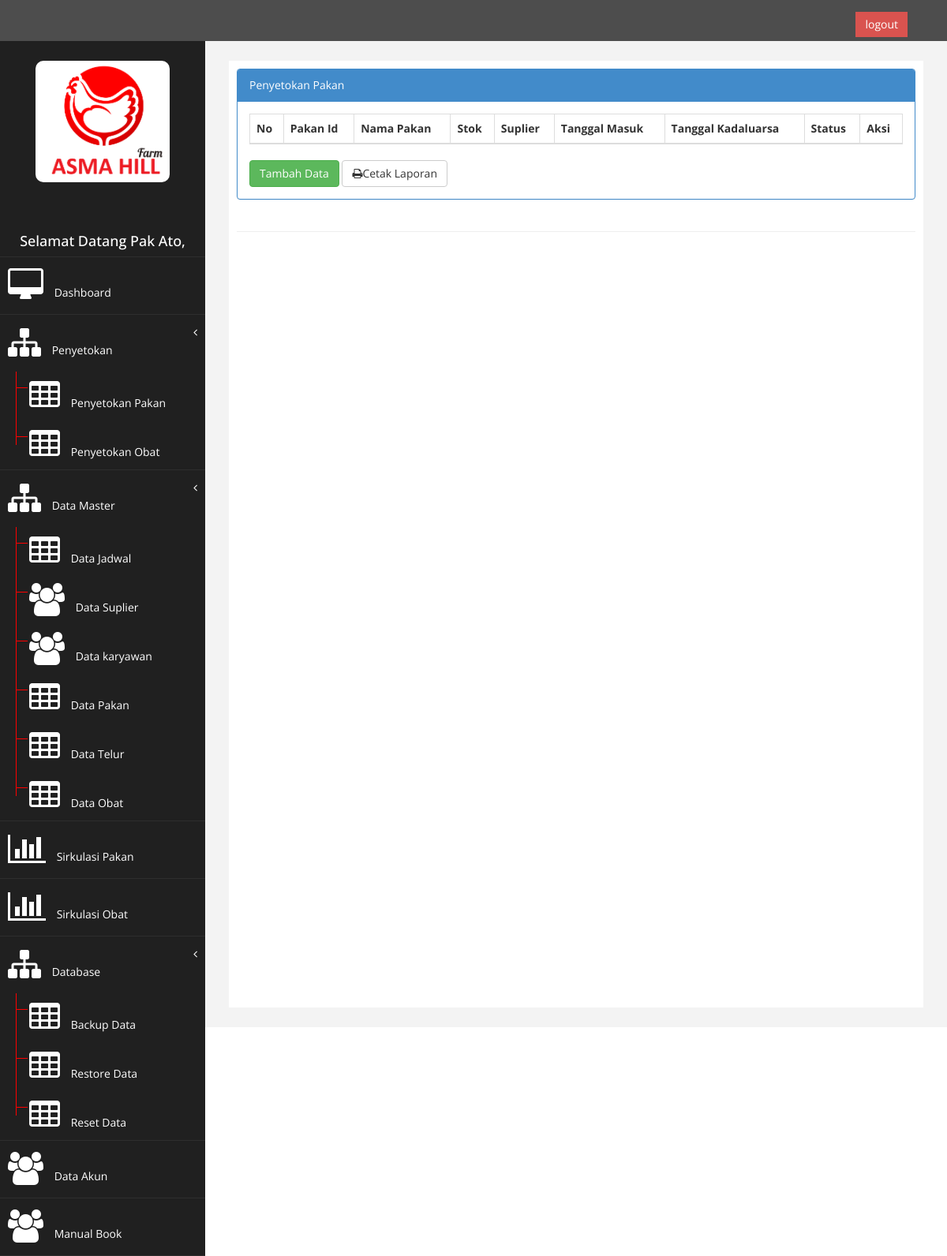
The app's page /index.php?page=view_stok_pakan (signed in), older data.
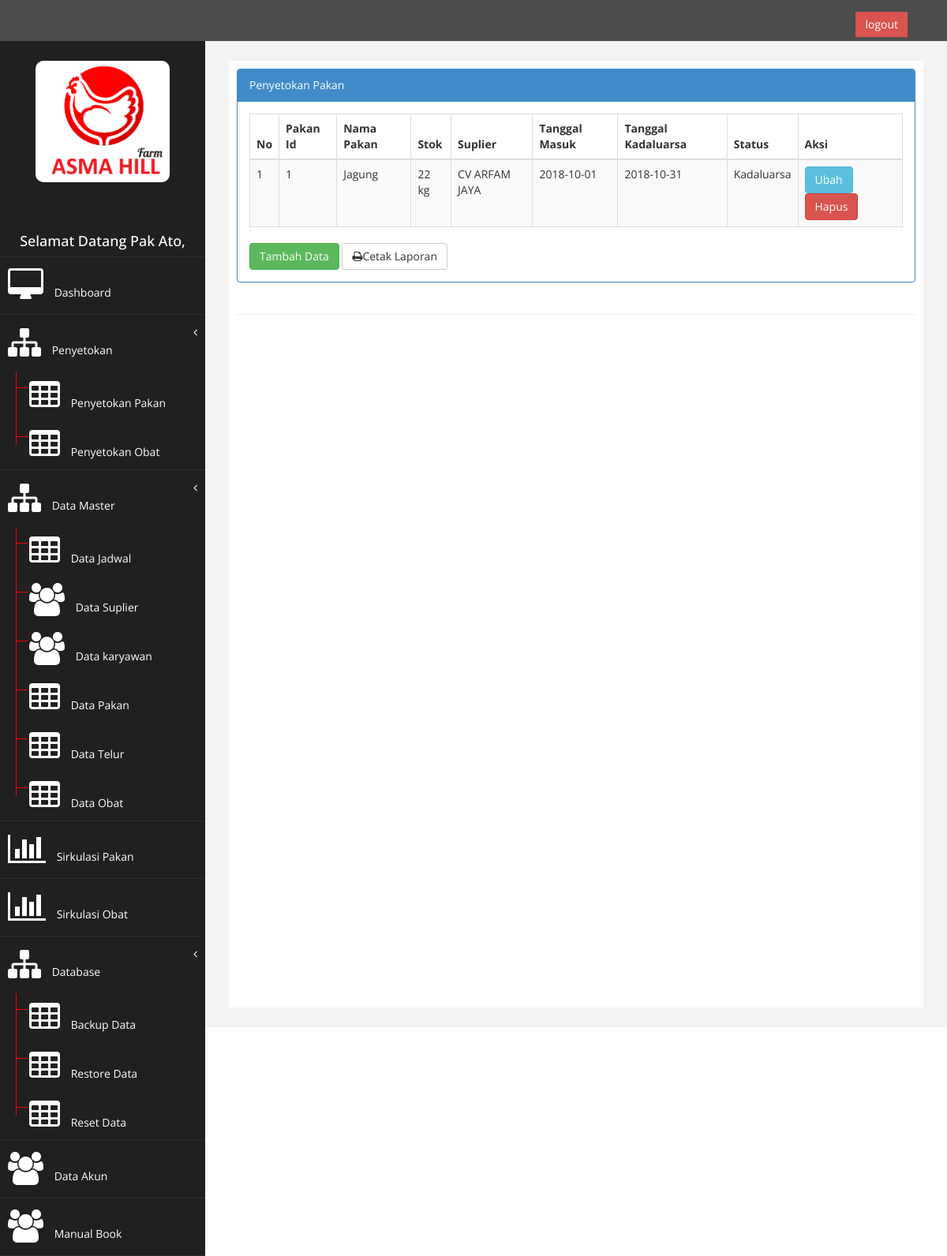
The same page, newer data.
### tables this page shows
CREATE TABLE `stok_pakan` (
  `pakan_id` int(9) NOT NULL AUTO_INCREMENT,
  `nama_pakan` varchar(25) NOT NULL,
  `stok` int(11) NOT NULL,
  `id_suplier` int(5) NOT NULL,
  `id_kategori` int(11) NOT NULL,
  `tgl_masuk` date NOT NULL,
  `tgl_kadaluarsa` date NOT NULL,
  PRIMARY KEY (`pakan_id`)
);

CREATE TABLE `tb_suplier` (
  `id_suplier` int(5) NOT NULL AUTO_INCREMENT,
  `nama_suplier` varchar(250) NOT NULL,
  `alamat_suplier` varchar(250) NOT NULL,
  `tlp_suplier` varchar(12) NOT NULL,
  PRIMARY KEY (`id_suplier`)
);

### page/stok_pakan/stok_pakan.php (the view, shortened to what this page needs)
<div class="row">
                <div class="col-md-12">
                    <div class="panel panel-primary">
                        <div class="panel-heading">
                             Penyetokan Pakan
                        </div>
                        <div class="panel-body">
                            <div class="table-responsive">
                                <table class="table table-striped table-bordered table-hover" id="dataTables-example">
                                    <thead>
                                        <tr>
                                            <th>No</th>
                                            <th>Pakan Id</th>
                                            <th>Nama Pakan</th>
                                            <th>Stok</th>
                                            <th>Suplier</th>
                                            <th>Tanggal Masuk</th>
                                            <th>Tanggal Kadaluarsa</th>
                                            <th>Status</th>
                                            <th>Aksi</th>
                                        </tr>
                                    </thead>
                                    <tbody>
                                    <?php error_reporting(E_ALL ^ E_NOTICE);
                                    $no = 1;
                                    $sql = $koneksi->query("select stok_pakan.pakan_id,stok_pakan.nama_pakan, stok_pakan.stok, stok_pakan.id_suplier, stok_pakan.tgl_masuk, stok_pakan.tgl_kadaluarsa, tb_suplier.nama_suplier,IF(DATEDIFF(NOW(),tgl_kadaluarsa)>0,'Kadaluarsa','Belum Kadaluarsa') AS kadaluarsa from stok_pakan INNER JOIN tb_suplier ON stok_pakan.id_suplier=tb_suplier.id_suplier ");
                                    while ($data= $sql->fetch_assoc()){
                                    ?>
                                    <tr>
                                    <td><?php echo $no++; ?></td>
                                     <td><?php echo $data['pakan_id']; ?></td>
                                    <td><?php echo $data['nama_pakan']; ?></td>
                                    <td><?php echo $data['stok']; ?> kg</td>
                                    <td><?php echo $data['nama_suplier']; ?></td>
                                    <td><?php echo $data['tgl_masuk']; ?></td>
                                    <td><?php echo $data['tgl_kadaluarsa']; ?></td>
                                    <td><?php echo $data['kadaluarsa']; ?></td>
                                    <td>
                                    <a href="?page=view_stok_pakan&aksi=ubah&id=<?php echo $data['pakan_id'];?>"  class="btn btn-info">Ubah</a>
                                    <a onclick="return confirm('Anda Yakin Akan Menghapus Data Ini?')" href="?page=view_stok_pakan&aksi=hapus&id=<?php echo $data['pakan_id']; ?>&kategori=<?php echo $_GET[id]; ?>" class="btn btn-danger">Hapus</a>
                                    </td>
                                    </tr>
                                    <?php } ?>
                                    </tbody>
                                    </table>
                                    </div>
                                    <a href="?page=view_stok_pakan&aksi=tambah" class="btn btn-success" style="margin-bottom: : 8px";><i class="fa fa-back"></i>Tambah Data</a>
                                    <a href="./laporan/laporan_stok_pakan.php" target="blank" class="btn btn-default" style="margin-bottom: : 8px";><i class="fa fa-print"></i>Cetak Laporan</a>
                                       </div>
                                        </div>
                                         </div>
                                          </div>

Row changes from the older to the newer data that the page shows:
added stok_pakan: pakan_id "1", nama_pakan "Jagung", stok "22", id_suplier.nama_suplier "CV ARFAM JAYA", tgl_masuk "2018-10-01", tgl_kadaluarsa "2018-10-31", kadaluarsa "Kadaluarsa"
